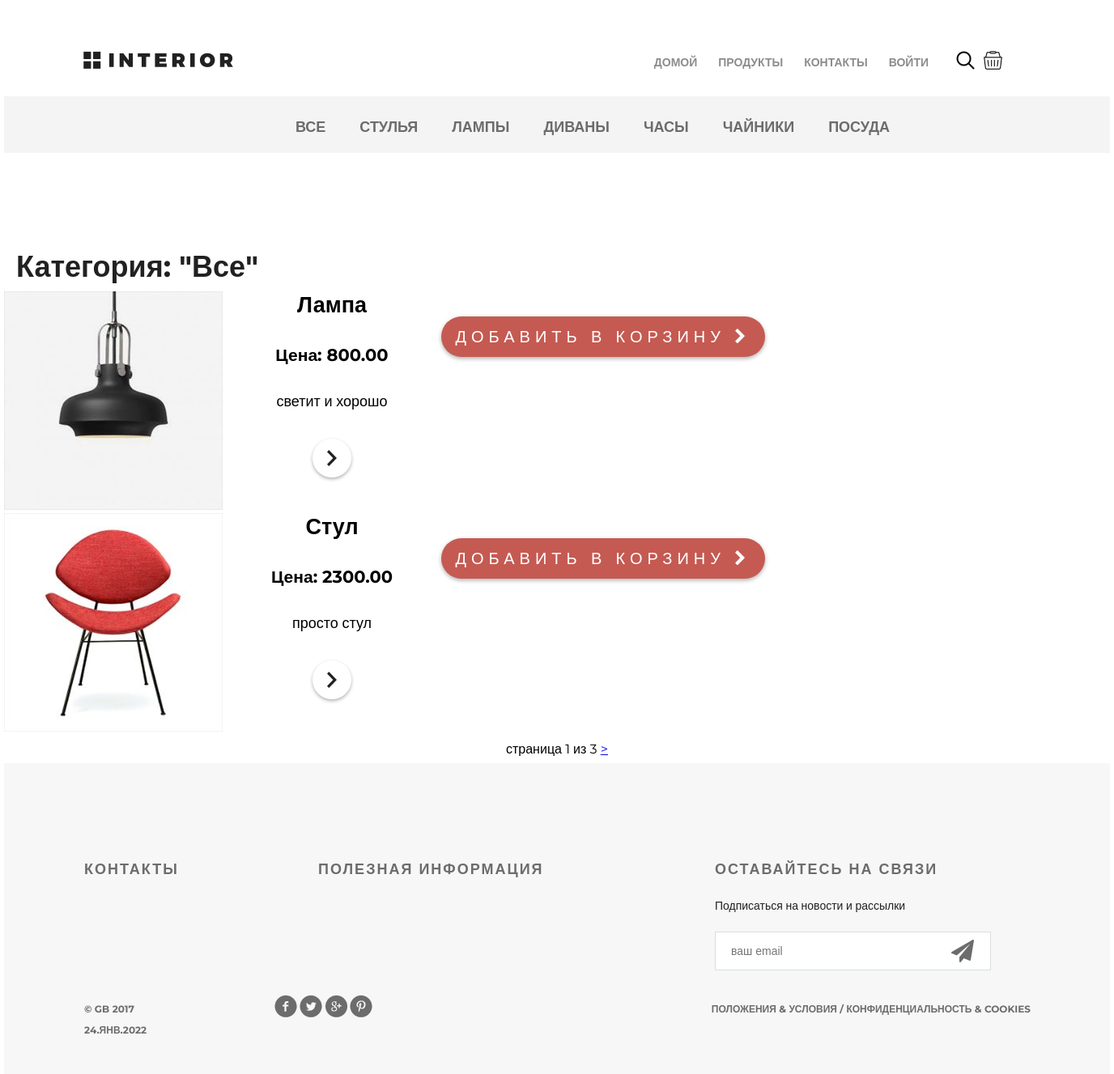
/products/category/0, run on the app's committed database.
### mainapp/models.py (models this page shows, shortened)
class ProductCategory(models.Model):
    name = models.CharField(verbose_name='имя', max_length=64, unique=True)
    description = models.TextField(verbose_name='описание', blank=True)

class Product(models.Model):
    category = models.ForeignKey(
        ProductCategory, on_delete=models.SET_NULL, null=True)
    name = models.CharField(verbose_name='имя продукта', max_length=128)
    image = models.ImageField(upload_to='products_images', blank=True)
    short_desc = models.CharField(
        verbose_name='краткое описание продукта',
        max_length=64,
        blank=True)
    description = models.TextField(
        verbose_name='описание продукта',
        blank=True)
    price = models.DecimalField(
        verbose_name='цена продукта',
        max_digits=8,
        decimal_places=2,
        default=0)
    quantity = models.PositiveIntegerField(
        verbose_name='количество продукта',
        default=0)

### mainapp/views.py (the view)
# urls.py: path('products/', include('mainapp.urls', namespace='products')),
def products(request, pk=None, page=1):
    hot_product = get_hot_product()
    same_products = get_same_products(hot_product)
    selected_category = ProductCategory.objects.filter(id=pk)
    products = Product.objects.all()
    if pk is not None:
        if pk == 0:
            selected_category = categories[pk]
            products = Product.objects.all()
        else:
            products = Product.objects.filter(category_id=pk)
            selected_category = get_object_or_404(ProductCategory, id=pk)
        paginator = Paginator(products, 2)
        try:
            products_paginator = paginator.page(page)
        except PageNotAnInteger:
            products_paginator = paginator.page(1)
        except EmptyPage:
            products_paginator = paginator.page(paginator.num_pages)
    content = {
        'title': 'Продукты',
        'main_menu': main_menu,
        'product_categories': categories,
        'products': products_paginator,
        'selected_category': selected_category,
        'hot_product': hot_product,
        'same_products': same_products,
    }
    return render(request, 'mainapp/category.html', content)

### mainapp/context_processors.py (called while the page is built)
def basket(request):
    basket = []
    if request.user.is_authenticated:
        basket = Basket.objects.filter(user=request.user)
    return {'basket': basket}

### mainapp/views.py (called while the page is built)
def get_hot_product():
    products = Product.objects.all()
    return random.sample(list(products), 1)[0]

def get_same_products(hot_product):
    same_products = Product.objects.filter(category=hot_product.category)[:3]
    return same_products

### mainapp/templates/mainapp/category.html (shortened to what this page needs)
{% extends 'mainapp/base.html' %}
{% load static %}
{% block menu %}
  <div class="hero-white">
    <div class="header clearfix">
      {% include 'mainapp/includes/inc_menu.html' %}
    </div>
  </div>
{% endblock %}
{% block content %}
  <div class="details">
    <div class="links clearfix">
      {% include 'mainapp/includes/inc_categories_menu.html' %}
    </div>
    <div class="products_list">
      <div class="title clearfix">
        <h2>
          Категория: "{{ selected_category.name|title }}"
        </h2>
      </div><br>
      <div class="category-products clearfix">
        {% for product in products %}
          <div class="block">
            <a href="{% url 'products:product' product.pk %}">
              <img src="/media/{{ product.image }}" alt="product">
            </a>
            <div class="text">
                <h2>{{ product.name|title }}</h2>
                <h3>Цена: {{ product.price }}</h3>
                <p>{{ product.description }}</p>
                <a href="{% url 'products:product' product.pk %}">
                  <img src="{% static 'img/icon-hover.png' %}" alt="hover">
                </a>
            </div>
            <a href="{% url 'basket:add' product.pk %}" class="basket-button">
              добавить в корзину <i class="fa fa-chevron-right" aria-hidden="true"></i>
            </a>
          </div>
        {% endfor %}
        <div class="paginator">
          <span class="current">
              страница {{ products.number }} из {{ products.paginator.num_pages }}
          </span>
          {% if products.has_next %}
              <a href="{% url 'products:page' selected_category.id products.next_page_number %}">
              >
              </a>
          {% endif %}
      </div>
      </div>
    </div>
  </div>
  <div class="clr"></div>
{% endblock %}

### mainapp/templates/mainapp/includes/inc_categories_menu.html (shortened to what this page needs)
<ul class="links-menu">
    {% for category in product_categories %}
        <li>
            <a href="{% url 'products:products' category.id %}"
               class="">
                {{ category.name }}
            </a>
        </li>
    {% endfor %}
</ul>

### static/style.css (style rules this page uses)
* { margin: 0; padding: 0; }
body { font-family: 'Montserrat', sans-serif; }
html, body { height: 100%; }
.clr { height: 384px; }
.clearfix:after { content: ""; display: block; clear: both; }
.title { height: 152px; margin-right: 15px; }
.title h2 { float: left; margin-top: 118px; color: #212121; font-size: 36px; font-weight: 700; text-align: left; margin-left: 15px; }
.hero-white { background-color: #fff; height: 119px; padding-left: 98px; padding-right: 211px; position: relative; }
.links { height: 70px; background-color: #f4f4f4; position: relative; padding-left: 360px; }
.links-menu { margin: 27px auto 0px; position: absolute; }
.links-menu li { float: left; list-style-type: none; padding-right: 42px; }
.links-menu li a { text-decoration: none; color: #6c6c6c; font-size: 18px; font-weight: 700; text-transform: uppercase; }
.paginator { text-align: center; color: black; padding: 8px 16px; text-decoration: red; }
.block { display: flex; }
.text { width: 270px; font-size: large; display: grid; text-align: center; }
.basket-button { display: block; height: 50px; width: 400px; border-radius: 35px; background-color: #c55a52; text-align: center; text-transform: uppercase; text-decoration: none; color: #ffffff; font-size: 20px; font-weight: 400; line-height: 50px; box-shadow: 0px 2px 4.85px 0.15px rgba(33, 33, 33, 0.35); letter-spacing: 6px; margin-top: 31px; }

### data on the page
ProductCategory: name "СТУЛЬЯ"
ProductCategory: name "ЛАМПЫ"
ProductCategory: name "ДИВАНЫ"
ProductCategory: name "ЧАСЫ"
ProductCategory: name "ЧАЙНИКИ"
ProductCategory: name "ПОСУДА"
Product: image (picture), name "Лампа", price "800.00", description "светит и хорошо"
Product: image (picture), name "Стул", price "2300.00", description "просто стул"

### other printed values
{{ link.name }} "ДОМОЙ" "ПРОДУКТЫ" "КОНТАКТЫ"
{{ category.name }} "ВСЕ"
{{ selected_category.name|title }} "Все"
{{ products.number }} "1"
{{ products.paginator.num_pages }} "3"
